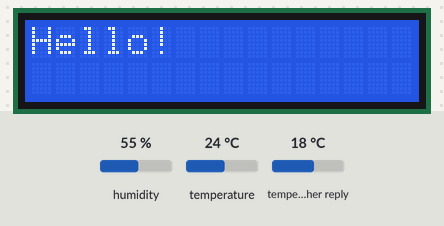
Recording of a sketch running on a simulated ESP8266 (NodeMCU). Shown: 16×2 character LCD. The inputs (shaded band) are chosen by the test bench; at power-on: humidity 55 %, temperature 24 °C, temperature in the weather reply 18 °C. WiFi joins after 1.5 s; servers stay silent unless stated; web services answer with replies made up by the test bench; what the sketch prints to the serial monitor is not drawn.

Above: at 0.2 s.
At 4.7 s:
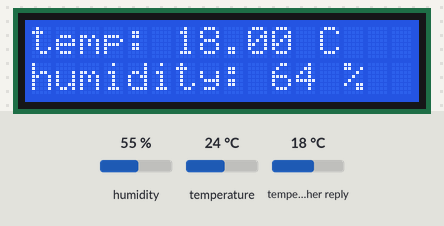

The sketch:

GetAndSendWeather.ino
```cpp
#include "DHT.h" // подключаем библиотеку для датчика
DHT dht(D2, DHT11); // сообщаем на каком порту будет датчик


#include <LiquidCrystal_I2C.h>
#include <Wire.h>


#include <ArduinoJson.h>
#include <ESP8266WiFi.h>


const char* ssid     = "Stix";
const char* password = "SETDOMA1";

const char* host = "api.openweathermap.org";
String line;
String dataTempHum;

LiquidCrystal_I2C lcd(0x3F, 16, 2);
int lastTime = 0;

void setup() {

  lcd.init();
  lcd.begin(16, 2);
  lcd.print("Hello!");
  lcd.backlight();

 dht.begin(); // запускаем датчик влажности DHT11

  Serial.begin(115200);
  delay(100);

  // We start by connecting to a WiFi network

  Serial.println();
  Serial.println();
  Serial.print("Connecting to ");
  Serial.println(ssid);


  // Set WiFi to station mode and disconnect from an AP if it was previously connected
  WiFi.mode(WIFI_STA);
  WiFi.disconnect();

  WiFi.begin(ssid, password);

  delay(500);

  while (WiFi.status() != WL_CONNECTED) {
    delay(500);
    Serial.print(".");
    lcd.setCursor(0, 0);
    lcd.print("Connecting" );
    lcd.setCursor(0, 1);
    lcd.print("...");

  }

  Serial.println("");
  Serial.println("WiFi connected");
  Serial.println("IP address: ");
  Serial.println(WiFi.localIP());
  lcd.setCursor(0, 0);
  lcd.print("WiFi. Your ip:");
  lcd.setCursor(0, 1);
  lcd.print(WiFi.localIP());

    jsonGet();
    getDataWeather();
    sendDataWeather();

}

void loop() {
  //3600000
   if((millis() - lastTime)>3600000)
   {
    getDataWeather();
    sendDataWeather();

    lastTime=millis();
   }


}

void sendDataWeather(){

  float h = dht.readHumidity();
  float t = dht.readTemperature();

   // выводим температуру (t) и влажность (h) на монитор порта

   Serial.print("Humidity: ");
   Serial.print(h);
   Serial.print(" %\t");
   Serial.print("Temperature: ");
   Serial.print(t);
   Serial.println(" *C");


  dataTempHum = "Humidity_"+String(h)+"%"+"Temperature_"+String(t)+"C";
  Serial.println(dataTempHum);
  sendRequest(dataTempHum);

  }
 void getDataWeather(){
   StaticJsonBuffer<2000> jsonBuffer;                   /// буфер на 2000 символов
   JsonObject& root = jsonBuffer.parseObject(line);     // скармиваем String
   if (!root.success()) {
    Serial.println("parseObject() failed");             // если ошибка, сообщаем об этом
     jsonGet();                                         // пинаем сервер еще раз
    return;                                             // и запускаем заного
  }
                              /// отправка в Serial
  Serial.println();
  String name = root["name"];                           // достаем имя,
  Serial.print("name:");
  Serial.println(name);

  float tempC = root["main"]["temp"];                   // достаем температуру из структуры main

  Serial.print("temp: ");
  Serial.print(tempC);                                  // отправляем значение в сериал
  Serial.println(" C");

  float tempCmin = root["main"]["temp_min"];            // и так далее

  Serial.print("temp min: ");
  Serial.print(tempCmin);
  Serial.println(" C");

  float tempCmax = root["main"]["temp_max"];

  Serial.print("temp max: ");
  Serial.print(tempCmax);
  Serial.println(" C");

  int pressurehPa = root["main"]["pressure"];
  float pressure = pressurehPa/1.333;
  Serial.print("pressure: ");
  Serial.print(pressure);
  Serial.println(" mmHc");

  int humidity = root["main"]["humidity"];
  Serial.print("humidity: ");
  Serial.print(humidity);
  Serial.println(" %");

  float windspeed = root["wind"]["speed"];
  Serial.print("wind speed: ");
  Serial.print(windspeed);
  Serial.println(" m/s");

  int winddeg = root["wind"]["deg"];
  Serial.print("wind deg :");
  Serial.println(winddeg);

    lcd.clear();
    lcd.setCursor(0, 0);
    lcd.print("temp: " + String(tempC) + " C");
    lcd.setCursor(0, 1);
    lcd.print("humidity: " + String(humidity) + " %");


  Serial.println();
  Serial.println();


  }

void sendRequest(String message) {

  WiFiClient client;
  const int httpPort = 80;
  if (!client.connect("maker.ifttt.com", httpPort)) {
    Serial.println("connection failed");
    return;
  }
    client.println("GET /trigger/Arduino/with/key/cD6oVdcztDelUUBnS87Ngg?value1="+message+" HTTP/1.1");
    client.println("Host: maker.ifttt.com");
    client.println("Connection: close");
    client.println();

  }

void jsonGet() {

  // Use WiFiClient class to create TCP connections
  WiFiClient client;
  const int httpPort = 80;
  if (!client.connect(host, httpPort)) {
    Serial.println("connection failed");
    return;
  }

    client.println("GET /data/2.5/weather?id=496519&units=metric&appid=c5ba134efa510143f5193f7d8e1f5bc7 HTTP/1.1");
    client.println("Host: api.openweathermap.org");
    client.println("Connection: close");
    client.println();

  delay(1500);
  // Read all the lines of the reply from server and print them to Serial
  while(client.available()){
    line = client.readStringUntil('\r');
  }
  Serial.print(line);
  Serial.println();
  Serial.println("closing connection");
}
```
